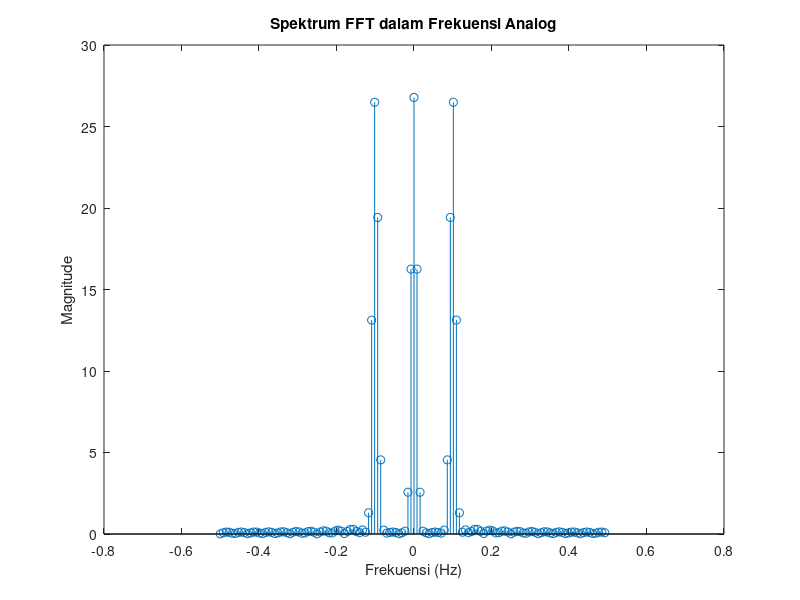
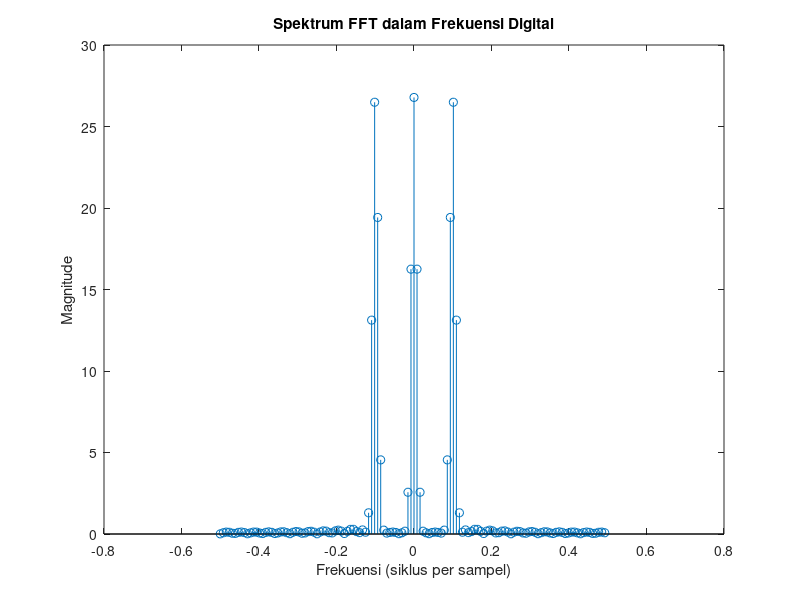
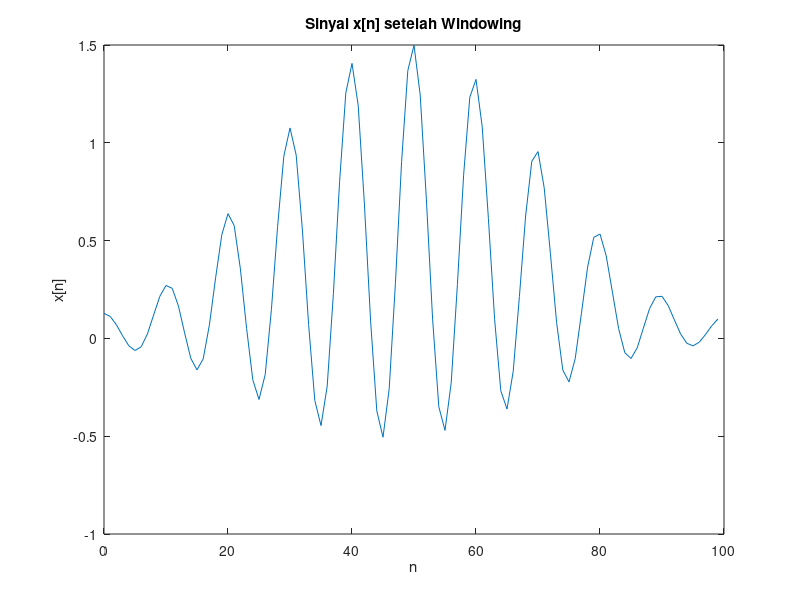

The MATLAB script that drew these images, in order:
% Program untuk menampilkan fft dalam frekuensi analog dan digital
close all;clc;

L = 100; % Panjang sinyal
n = 0:(L-1); % Vektor waktu/sampel

% Komponen sinyal
x1 = cos(2 * pi * (0.100) * n); % x1(n)
x2 = 0.1 * cos(2 * pi * (0.105) * n); % x2(n)
x3 = 0.001 * cos(2 * pi * (0.111) * n); % x3(n)

% Sinyal total
x = 0.5 + x1 + x2 + x3;

% Window hamming
hamming_window = 0.54 - 0.46 * cos(2 * pi * n / (L - 1));

% Terapkan window ke sinyal
x_windowed = x .* hamming_window;

% Membuat plot sinyal x[n] setelah windowing
figure(3)
plot(n, x_windowed)
xlabel('n')
ylabel('x[n]')
title('Sinyal x[n] setelah Windowing')

% Frekuensi sampling
Fs = 1; % Frekuensi sampling adalah 1 sampel per detik

% N-DFT
N = 128; % Nilai N yang diinginkan

% Menambahkan nol sebanyak N-L di akhir sinyal
x_padded = [x_windowed zeros(1, N-L)];

% Melakukan fft 
X = fft(x_padded);

% Menggeser spektrum setelah fft
X_shifted = fftshift(X);

% Mendapatkan magnitude dari spektrum
X_magnitude = abs(X_shifted);

% Membuat vektor frekuensi analog
f = (-N/2 : N/2-1) * Fs / N;

% Membuat vektor frekuensi digital (siklus per sampel)
f_digital = f / Fs;

% Membuat plot magnitude vs frekuensi analog
figure(1)
stem(f, X_magnitude)
xlabel('Frekuensi (Hz)')
ylabel('Magnitude')
title('Spektrum FFT dalam Frekuensi Analog')

% Membuat plot magnitude vs frekuensi digital
figure(2)
stem(f_digital, X_magnitude)
xlabel('Frekuensi (siklus per sampel)')
ylabel('Magnitude')
title('Spektrum FFT dalam Frekuensi Digital')
